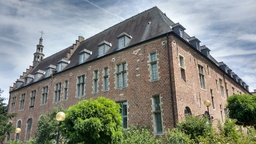
#> input picture Advanced IP/ADIP assignment 1/Church.jpg, 256 x 144 px, shrunk from 1024 x 576 before the run
$ python harris_corner_detector.py Church.jpg 1.0 1.0 3 3
#> lines starting #> are read from the running program, lines starting #| are printed output that depends on the picture
import numpy as np
import cv2
import operator
import sys

def readImage(path_to_image):
#> called with path_to_image = 'Church.jpg'
	color_image = cv2.imread(path_to_image, 1)
#> color_image is the input picture: shape (144, 256, 3); mean B, G, R 128, 135.7, 132.4
	return color_image

def colorToGray(color_image):
	rows = color_image.shape[0]
#> rows = 144
	cols = color_image.shape[1]
#> cols = 256
	gray = np.zeros((rows, cols, 1), np.float32)

	red = color_image[:,:,2]
	green = color_image[:,:,1]
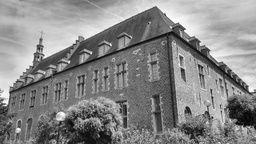
#> green: shape (144, 256); min 1, max 255, mean 135.7
	blue = color_image[:,:,0]
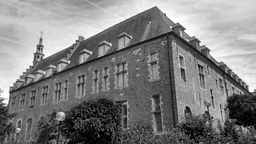
#> blue: shape (144, 256); min 0, max 255, mean 128
	#for i in range(rows):
	#	for j in range(cols):
	#		gray[i,j,0] = 0.2126*color_image[i,j,2] + 0.7152*color_image[i,j,1] + 0.0722*color_image[i,j,0]
	gray[:,:,0] = 0.2126*red + 0.7152*green + 0.0722*blue

	cv2.imwrite('gray.jpg', gray)
	return gray

def ifValidPoint(l, m, i, j, rows, cols):
	if (l+i)>=0 and (l+i)<rows and (m+j)>=0 and (m+j)<cols:
		return 1
	else:
		return 0

def harrisResponseCalculator(Ixx, Iyy, Ixy, rows, cols, k, threshold, kernel_size):
	offset = (int)(kernel_size/2)
	harris_corners = []
	R_max = 0
	Rs = np.zeros((rows,cols))
	Rss = np.zeros((rows,cols))
	for x in range(rows):
		for y in range(cols):
			kernelIxx = []
			kernelIyy = []
			kernelIxy = []
			for i in range(-1*offset, offset+1):
				for j in range(-1*offset, offset+1):
					if ifValidPoint(x, y, i, j, rows, cols):
						kernelIxx.append(Ixx[x+i, y+j])
						kernelIyy.append(Iyy[x+i, y+j])
						kernelIxy.append(Ixy[x+i, y+j])
			sumIxx = sum(kernelIxx)
			sumIyy = sum(kernelIyy)
			sumIxy = sum(kernelIxy)

			det = sumIxx*sumIyy - 2*sumIxy
			trace = sumIxx + sumIyy


			R = det - k*trace*trace
			# if R>threshold:
			# 	Rs[x,y] = R
			# 	harris_corners.append([x,y])
			if R > R_max:
				R_max = R
			Rs[x,y] = R
	for r in range(rows):
		for s in range(cols):
			if Rs[r,s] >= threshold*R_max:
				harris_corners.append([r,s])
				Rss[r,s] = Rs[r,s]

	return harris_corners, Rss

def nonMaximumSuppression(harris_corners, Rs, rows, cols, nmax_sup_kernel):
	offset = (int)(nmax_sup_kernel/2)
	final_corners = []
	for point_index, point in enumerate(harris_corners):
		x = point[0]
		y = point[1]
		corners_in_kernel = []
		cornerRs_in_kernel = []
		for i in range(-1*offset, offset+1):
			for j in range(-1*offset, offset+1):
				if ifValidPoint(x, y, i, j, rows, cols):
					if [x+i, y+j] in harris_corners:
						cornerRs_in_kernel.append(Rs[x+i, y+j])
						corners_in_kernel.append([x+i, y+j])

		R_max_index, R_max = max(enumerate(cornerRs_in_kernel), key=operator.itemgetter(1))
		final_corners.append(corners_in_kernel[R_max_index])

		for corner in corners_in_kernel:
			if corner in harris_corners:
				harris_corners.remove(corner)
	return final_corners


def harrisCornerDetector(gray_image, color_image, k, threshold, kernel_size, nmax_sup_kernel):
	### Computing gradient ###
#> called with k = 1, threshold = 1, kernel_size = 3, nmax_sup_kernel = 3
	img = np.resize(gray_image, [gray_image.shape[0], gray_image.shape[1]])
	derivatives = np.gradient(img)
#> derivatives = 2 items

	dx = derivatives[0]
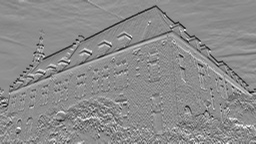
#> dx: shape (144, 256) float32; min -108.8, max 88.65, mean -0.5; drawn with min black and max white
	dy = derivatives[1]
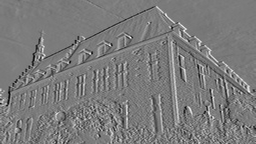
#> dy: shape (144, 256) float32; min -97.08, max 103.6, mean 0; drawn with min black and max white

	### Computing M tensor ###
	Ixx = np.multiply(dx,dx)
	Iyy = np.multiply(dy,dy)
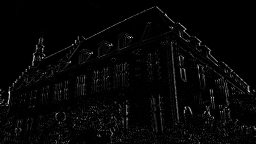
#> Iyy: shape (144, 256) float32; min 0, max 10726.4, mean 269.8; drawn with min black and max white
	Ixy = np.multiply(dx,dy)
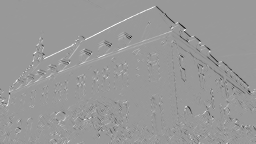
#> Ixy: shape (144, 256) float32; min -7852.8, max 5251.8, mean -6.5; drawn with min black and max white

	rows = gray_image.shape[0]
#> rows = 144
	cols = gray_image.shape[1]
#> cols = 256
	final_image = color_image.copy()

	harris_corners, Rs = harrisResponseCalculator(Ixx, Iyy, Ixy, rows, cols, k, threshold, kernel_size)
#> after the loop in harrisResponseCalculator, `for x in range(rows):`:
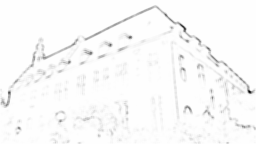
#> Rs: shape (144, 256) float64; min -2.74e+09, max -4.88, mean -54267937.1; drawn with min black and max white
#> after the loop in harrisResponseCalculator, `for x in range(rows):`: R_max = 0
#> after the loop in harrisResponseCalculator, `for r in range(rows):`: Rss: shape (144, 256) float64; every value is 0
#> after the loop in harrisResponseCalculator, `for r in range(rows):`: harris_corners = []
#> harris_corners = []
	final_corners = nonMaximumSuppression(harris_corners, Rs, rows, cols, nmax_sup_kernel)
#> final_corners = []
	print(len(harris_corners))
#| 0
	for point in final_corners:
		final_image[point[0], point[1], 0] = 0
		final_image[point[0], point[1], 1] = 0
		final_image[point[0], point[1], 2] = 255
#> this loop made 0 passes
		#cv2.circle(final_image, (point[0], point[1]), 1, (0,255,0), -1)
	cv2.imwrite('final_image.jpg', final_image)
	return final_image

if __name__ == '__main__':
	path_to_image = sys.argv[1]
	k = float(sys.argv[2])
	threshold = float(sys.argv[3])
	kernel_size = int(sys.argv[4])
	nmax_sup_kernel = int(sys.argv[5])
	color_image = readImage(path_to_image)
	gray_image = colorToGray(color_image)
	final_image = harrisCornerDetector(gray_image, color_image, k, threshold, kernel_size, nmax_sup_kernel)
